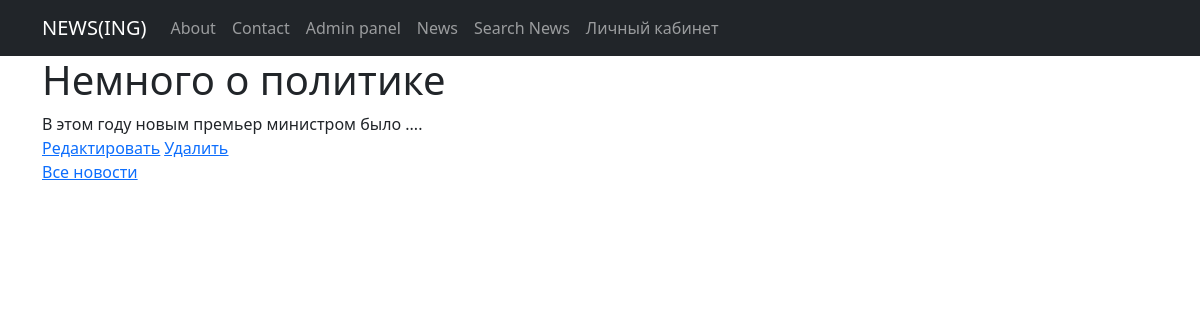
Page /news/4 on the committed database.
### News_feed_view/models.py (models this page shows, shortened)
class News(models.Model):
    name = models.CharField(
        max_length=124,
        unique=True
    )
    content = models.TextField()
    category = models.ForeignKey(
        to = 'Category',
        on_delete=models.CASCADE,
        related_name='news'
    )
    date_pub = models.DateField(auto_now=True)

### News_feed_view/views.py (the view)
# urls.py: path('<int:pk>', NewsDetails.as_view(), name = 'news_detail'),
class NewsDetails(DetailView):
    model = News
    template_name = 'current_news.html'
    context_object_name = 'current_news'

### templates/current_news.html (shortened to what this page needs)
{% extends 'flatpages/default.html' %}
{% block content %}
<h1>{{ current_news.name }}</h1>
{{ current_news.content }}
<br>
<a href="{% url 'update_news' current_news.id %} "><u>Редактировать</u></a>
<a href="{% url 'delete_news' current_news.id %} "><u> Удалить </u></a>
<br>
<a href = '../news/'>Все новости</a>
{% endblock content %}

### rows in the picture
News: name "Немного о политике", content "В этом году новым премьер министром было ...."
